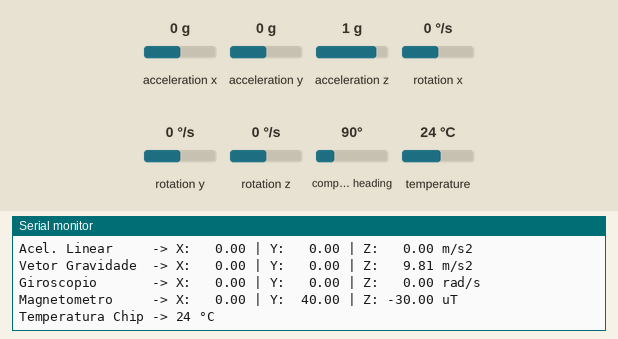
Recording of a sketch running on a simulated ESP32. Parts: the last lines printed to the serial monitor. The test bench sets the inputs (shaded band); at power-on: acceleration x 0 g, acceleration y 0 g, acceleration z 1 g, rotation x 0 °/s, rotation y 0 °/s, rotation z 0 °/s, compass heading 90°, temperature 24 °C.

Above: at 3.2 s.
3.3 s: acceleration x set to -1.4 g
5.6 s: acceleration y set to -1.4 g
8.7 s: acceleration z set to -1.4 g
10.8 s: rotation x set to -192 °/s
At 12.1 s:
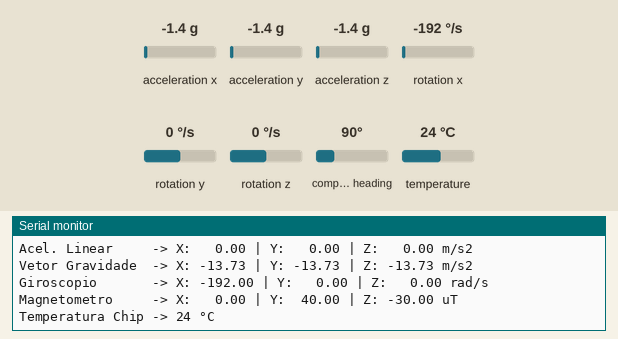
13.9 s: rotation y set to -192 °/s
At 15.4 s:
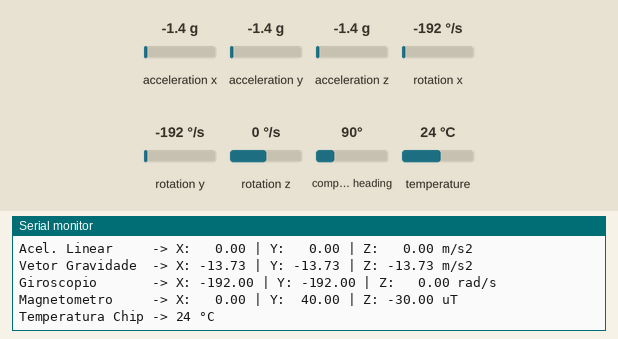
17.1 s: rotation z set to -192 °/s
At 18.4 s:
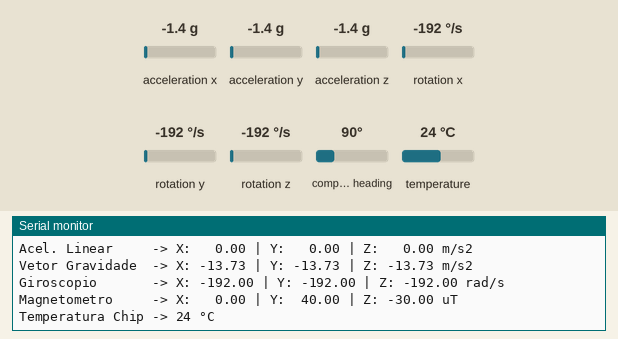

Measured:
- after the input at 10.8 s, the serial monitor: prints a new line after 0.65 s (image 1)
- after the input at 13.9 s, the serial monitor: prints a new line after 0.69 s (image 2)
- after the input at 17.1 s, the serial monitor: prints a new line after 0.62 s (image 3)

The sketch:

BNO055.ino
```cpp
/*
=================================================================================
  CÓDIGO DE TESTE DE BANCADA - SENSOR INERCIAL 9-DOF BNO055 (ESP32)
=================================================================================
  Objetivo: Validar funcionamento, comunicação I2C, calibração interna e leituras
            de Orientação (Euler/Quatérnions), Acelerômetro, Giroscópio,
            Magnetômetro e Temperatura de novos módulos BNO055.

---------------------------------------------------------------------------------
  ESQUEMA DE LIGAÇÃO: MÓDULO BNO055 -> ESP32 (30 PINOS) - MODO I2C
---------------------------------------------------------------------------------
  BNO055   ->   ESP32
  VCC/VIN  ->   3V3 (ou 5V se o módulo possuir regulador onboard)
  GND      ->   GND
  SCL      ->   GPIO 22 (D22)
  SDA      ->   GPIO 21 (D21)
  ADR/COM3 ->   GND, 3V3 ou Solto (Define o endereço I2C - veja detalhes abaixo)
  PS0/PS1  ->   Soltos ou GND (Mantém o sensor em modo I2C padrão)
  RST/INT  ->   Soltos (Não utilizados neste teste de bancada)

---------------------------------------------------------------------------------
  ENDEREÇOS I2C E CONFIGURAÇÃO DOS PINOS ADR (COM3), PS0 E PS1
---------------------------------------------------------------------------------
  1. Pino ADR (identificado como COM3 em algumas placas, como a GY-BNO055):
     - Ligado no GND (Nível Baixo)  -> Endereço 0x28
     - Ligado no 3V3 (Nível Alto)   -> Endereço 0x29
     - Solto (Desconectado)         -> Assume o resistor padrão da placa:
                                       * Placa azul Adafruit: pull-down -> 0x28
                                       * Placa roxa GY-BNO055: pull-up -> 0x29
                                       (Este código detecta 0x28 ou 0x29
                                       automaticamente na inicialização).

  2. Pinos PS0 e PS1 (Seleção de Protocolo - presentes na placa GY-BNO055):
     - Ambos soltos ou no GND       -> Ativa o modo I2C padrão.
     - Ligados em 3V3               -> Alteram para modo HID-I2C ou UART
                                       (desativando a comunicação I2C comum).

---------------------------------------------------------------------------------
  BIBLIOTECAS NECESSÁRIAS
---------------------------------------------------------------------------------
  - Wire.h (Nativa):
    Já vem integrada ao pacote do ESP32 e à Arduino IDE. Não precisa instalar
    nada; ela gerencia a comunicação I2C nos pinos SDA (21) e SCL (22).

  - Adafruit_BNO055.h (Instalar):
    No Gerenciador de Bibliotecas da Arduino IDE (Ctrl + Shift + I), pesquise
    por "Adafruit BNO055" (de Adafruit) e instale.
    (O arquivo utility/imumaths.h já vem incluso dentro desta biblioteca).

  - Adafruit_Sensor.h (Instalar - Dependência):
    Pesquise por "Adafruit Unified Sensor" (de Adafruit) e instale.
    Dica: Ao instalar a "Adafruit BNO055", a IDE perguntará se deseja instalar
    as dependências — basta clicar em "Install All".

---------------------------------------------------------------------------------
  COMO VALIDAR RAPIDAMENTE O SENSOR NOVO NA BANCADA
---------------------------------------------------------------------------------
  1. Monitor Serial:
     Ajuste a velocidade (baud rate) do Monitor Serial para 115200 e confirme
     se o endereço (0x28 ou 0x29) foi detectado com sucesso.

  2. Teste em Repouso (Gravidade e Giroscópio):
     Com a placa parada e plana sobre a mesa, o "Vetor de Gravidade" deve marcar
     cerca de 9.81 m/s² em um dos eixos (geralmente Z) e ~0.00 nos outros dois.
     O "Giroscópio" deve ficar próximo de 0.00 rad/s nos 3 eixos.

  3. Teste de Movimento (Euler e Quatérnions):
     Incline e gire o sensor com a mão; os ângulos de Heading, Roll e Pitch
     devem variar suavemente em tempo real sem travar.

  4. Teste de Calibração (Valores de 0 = não calibrado até 3 = calibrado):
     - GYRO : Deixe o sensor parado sobre a mesa por ~2 segundos (vai para 3).
     - ACCEL: Incline o sensor lentamente em 6 posições distintas (vai para 3).
     - MAG  : Faça movimentos suaves em formato de "8" no ar (vai para 3).
=================================================================================
*/

#include <Wire.h>
#include <Adafruit_Sensor.h>
#include <Adafruit_BNO055.h>
#include <utility/imumaths.h>

#define SDA_PIN        21
#define SCL_PIN        22
#define SAMPLE_RATE_MS 1000  // Intervalo de atualização no Monitor Serial (ms)

// Instancia os dois possíveis endereços I2C do BNO055 para detecção automática
Adafruit_BNO055 bno28 = Adafruit_BNO055(55, 0x28, &Wire);
Adafruit_BNO055 bno29 = Adafruit_BNO055(55, 0x29, &Wire);
Adafruit_BNO055* bno = nullptr;

void setup() {
  Serial.begin(115200);
  delay(1500);

  Serial.println("\n=== INICIANDO TESTE DE BANCADA DO BNO055 ===");

  Wire.begin(SDA_PIN, SCL_PIN);

  // Tenta conectar primeiro no endereço 0x28; se falhar, tenta o 0x29
  if (bno28.begin()) {
    bno = &bno28;
    Serial.println("Sensor BNO055 encontrado no endereco I2C: 0x28");
  } else if (bno29.begin()) {
    bno = &bno29;
    Serial.println("Sensor BNO055 encontrado no endereco I2C: 0x29");
  } else {
    Serial.println("ERRO: BNO055 nao encontrado em 0x28 nem em 0x29!");
    Serial.println("Verifique: alimentacao (3V3/5V), fios SDA/SCL e pinos PS0/PS1.");
    while (1) delay(100);
  }

  delay(500);
  bno->setExtCrystalUse(true); // Utiliza o cristal externo da placa para maior precisão

  Serial.println("Sensor inicializado! Mova o sensor para testar e calibrar.\n");
}

void loop() {
  sensors_event_t orientData, accelData, gravData, gyroData, magData;

  // Coleta todos os vetores do sensor
  bno->getEvent(&orientData, Adafruit_BNO055::VECTOR_EULER);
  bno->getEvent(&accelData,  Adafruit_BNO055::VECTOR_LINEARACCEL);
  bno->getEvent(&gravData,   Adafruit_BNO055::VECTOR_GRAVITY);
  bno->getEvent(&gyroData,   Adafruit_BNO055::VECTOR_GYROSCOPE);
  bno->getEvent(&magData,    Adafruit_BNO055::VECTOR_MAGNETOMETER);

  imu::Quaternion quat = bno->getQuat();
  int8_t temperatura = bno->getTemp();

  uint8_t sys = 0, gyro = 0, accel = 0, mag = 0;
  bno->getCalibration(&sys, &gyro, &accel, &mag);

  Serial.println("--------------------------------------------------");
  Serial.printf("Calibracao (0-3) -> SYS: %d | GYRO: %d | ACCEL: %d | MAG: %d\n",
                sys, gyro, accel, mag);

  Serial.printf("Orientacao Euler -> Heading: %7.2f | Roll: %6.2f | Pitch: %6.2f deg\n",
                orientData.orientation.x, orientData.orientation.y, orientData.orientation.z);

  Serial.printf("Quaternion       -> W: %6.3f | X: %6.3f | Y: %6.3f | Z: %6.3f\n",
                quat.w(), quat.x(), quat.y(), quat.z());

  Serial.printf("Acel. Linear     -> X: %6.2f | Y: %6.2f | Z: %6.2f m/s2\n",
                accelData.acceleration.x, accelData.acceleration.y, accelData.acceleration.z);

  Serial.printf("Vetor Gravidade  -> X: %6.2f | Y: %6.2f | Z: %6.2f m/s2\n",
                gravData.acceleration.x, gravData.acceleration.y, gravData.acceleration.z);

  Serial.printf("Giroscopio       -> X: %6.2f | Y: %6.2f | Z: %6.2f rad/s\n",
                gyroData.gyro.x, gyroData.gyro.y, gyroData.gyro.z);

  Serial.printf("Magnetometro     -> X: %6.2f | Y: %6.2f | Z: %6.2f uT\n",
                magData.magnetic.x, magData.magnetic.y, magData.magnetic.z);

  Serial.printf("Temperatura Chip -> %d °C\n", temperatura);

  delay(SAMPLE_RATE_MS);
}
```
